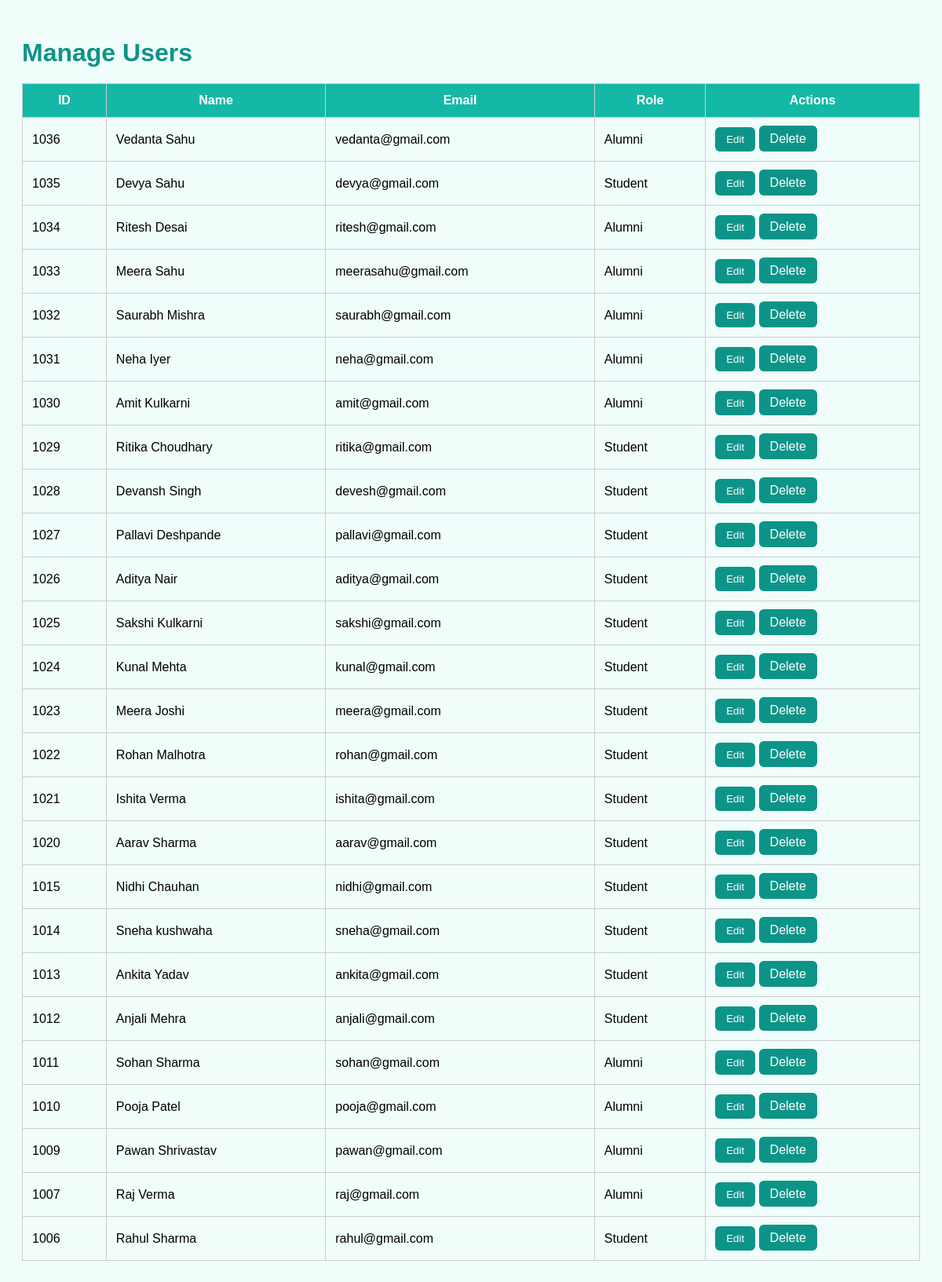
Page /manage_users.php (signed in) on the committed database.
### tables this page shows
CREATE TABLE `users` (
  `id` int(11) NOT NULL,
  `name` varchar(150) NOT NULL,
  `email` varchar(150) NOT NULL,
  `user_password` varchar(255) NOT NULL,
  `role` enum('admin','student','alumni') NOT NULL,
  `created_at` datetime DEFAULT current_timestamp(),
  `updated_at` datetime DEFAULT current_timestamp() ON UPDATE current_timestamp()
);

### manage_users.php (the view, shortened to what this page needs)
<?php
require_once "includes/db.php";
$result = $conn->query("SELECT * FROM users WHERE role IN ('student','alumni') ORDER BY id DESC");
?>
<!DOCTYPE html>
<html>
<head>
</head>
<body>
<h1>Manage Users</h1>
<table>
    <tr>
        <th>ID</th><th>Name</th><th>Email</th><th>Role</th><th>Actions</th>
    </tr>
    <?php while ($row = $result->fetch_assoc()) : ?>
    <tr>
        <td><?= $row['id'] ?></td>
        <td><?= htmlspecialchars($row['name']) ?></td>
        <td><?= htmlspecialchars($row['email']) ?></td>
        <td><?= ucfirst($row['role']) ?></td>
        <td>
            <button class="btn"
                onclick="openEditModal('<?= $row['id'] ?>','<?= htmlspecialchars($row['name']) ?>','<?= htmlspecialchars($row['email']) ?>','<?= $row['role'] ?>')">
                Edit
            </button>
            <a class="btn"
               href="manage_users.php?delete=<?= $row['id'] ?>"
               onclick="return confirm('Delete this user?');">
               Delete
            </a>
        </td>
    </tr>
    <?php endwhile; ?>
</table>
</body>
</html>

### manage_users.php (style rules this page uses)
body { font-family: Arial; background: #f0fdfa; padding: 20px; }
h1 { color:#0d9488; margin-bottom:15px; }
table { width: 100%; border-collapse: collapse; margin-top:20px; }
th, td { padding: 12px; border: 1px solid #ccc; }
th { background:#14b8a6;color:white; }
.btn { padding: 8px 14px; border-radius: 6px; background:#0d9488; color:white; text-decoration:none; cursor:pointer; border:none; }

### rows in the picture
users: id "1036", name "Vedanta Sahu", email "vedanta@gmail.com", role "Alumni"
users: id "1035", name "Devya Sahu", email "devya@gmail.com", role "Student"
users: id "1034", name "Ritesh Desai", email "ritesh@gmail.com", role "Alumni"
users: id "1033", name "Meera Sahu", email "meerasahu@gmail.com", role "Alumni"
users: id "1032", name "Saurabh Mishra", email "saurabh@gmail.com", role "Alumni"
users: id "1031", name "Neha Iyer", email "neha@gmail.com", role "Alumni"
users: id "1030", name "Amit Kulkarni", email "amit@gmail.com", role "Alumni"
users: id "1029", name "Ritika Choudhary", email "ritika@gmail.com", role "Student"
users: id "1028", name "Devansh Singh", email "devesh@gmail.com", role "Student"
users: id "1027", name "Pallavi Deshpande", email "pallavi@gmail.com", role "Student"
users: id "1026", name "Aditya Nair", email "aditya@gmail.com", role "Student"
users: id "1025", name "Sakshi Kulkarni", email "sakshi@gmail.com", role "Student"
users: id "1024", name "Kunal Mehta", email "kunal@gmail.com", role "Student"
users: id "1023", name "Meera Joshi", email "meera@gmail.com", role "Student"
users: id "1022", name "Rohan Malhotra", email "rohan@gmail.com", role "Student"
users: id "1021", name "Ishita Verma", email "ishita@gmail.com", role "Student"
users: id "1020", name "Aarav Sharma", email "aarav@gmail.com", role "Student"
users: id "1015", name "Nidhi Chauhan", email "nidhi@gmail.com", role "Student"
users: id "1014", name "Sneha kushwaha", email "sneha@gmail.com", role "Student"
users: id "1013", name "Ankita Yadav", email "ankita@gmail.com", role "Student"
users: id "1012", name "Anjali Mehra", email "anjali@gmail.com", role "Student"
users: id "1011", name "Sohan Sharma", email "sohan@gmail.com", role "Alumni"
users: id "1010", name "Pooja Patel", email "pooja@gmail.com", role "Alumni"
users: id "1009", name "Pawan Shrivastav", email "pawan@gmail.com", role "Alumni"
users: id "1007", name "Raj Verma", email "raj@gmail.com", role "Alumni"
users: id "1006", name "Rahul Sharma", email "rahul@gmail.com", role "Student"
